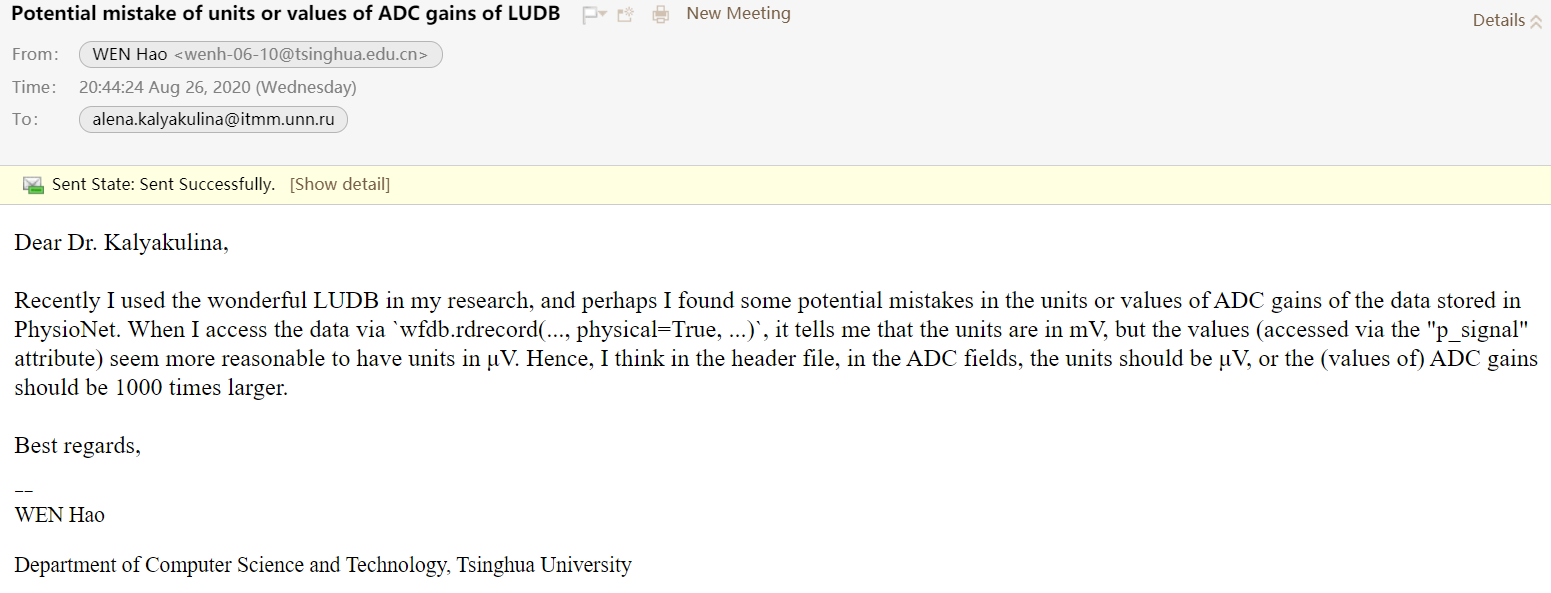
#> input picture images/email_to_ludb.png, 1551 x 593 px; its folder holds only this picture in this run
$ python -i pair_xrai.py   (imports and definitions only)   (older library calls are emulated)
#> lines starting #> are read from the running program, lines starting #| are printed output that depends on the picture
### database_reader/utils/utils_image/io.py
"""
Module: utils_image
File: io.py
Author: wenhao71
Date: 2019/12/3
remarks: utilities for io of images
"""
import os
import numpy as np
from typing import Tuple, Union, Optional, Tuple, NoReturn
from random import shuffle
import cv2

from ..common import ArrayLike


__all__ = [
    "RandomImagePicker",
    "random_image_picker",
    "get_labeled_exif",
    "normalize_image",
    "synthesis_img",
]


class RandomImagePicker(object):
    """
    iterator
    """
    # [39 lines left out: functions __init__, __iter__, __next__, random_image_picker, not called in this run]


#-----------------------------------------------------------------
# EXIF data
import PIL
from PIL.Image import Image
from PIL.ExifTags import TAGS, GPSTAGS


# [85 lines left out: functions get_labeled_exif, get_decimal_from_dms, get_coordinates, exif_color_space, not called in this run]


#TODO: add utilities for writing exif data


# -------------------------------------------------

def normalize_image(img:np.ndarray, value_range:ArrayLike, resize_shape:Optional[Tuple[int,int]]=None, backend:str='skimage', **kwargs) -> np.ndarray:
    """
    Normalize an image by resizing it and rescaling its values

    Parameters:
    -----------
    img: ndarray,
        input image, in RGB
    value_range: array_like,
        range of values of output image, in a form similar to [min_value, max_value]
    resize_shape: tuple, optional,
        output image shape, of the form (w,h)

    Returns:
    --------
    normalized_img: ndarray
        resized and rescaled image
    """
    if backend == 'skimage':
        from skimage.transform import resize
    elif backend == 'cv2':
        from cv2 import resize
    dtype = kwargs.get("dtype", np.float32)
    verbose = kwargs.get("verbose", 0)

    img_max = np.max(img)
    img_min = np.min(img)
    normalized_img = (img - img_min) / (img_max - img_min)
    normalized_img = normalized_img * (value_range[1] - value_range[0]) + value_range[0]
    if resize_shape is not None:
        if backend == 'skimage':
            normalized_img = resize(normalized_img,
                        resize_shape,
                        order=3,
                        mode='constant',
                        preserve_range=True,
                        anti_aliasing=True)
        elif backend == 'cv2':
            normalized_img = resize(normalized_img, resize_shape[::-1])
    normalized_img = normalized_img.astype(dtype)
    return normalized_img


# [140 lines left out: functions synthesis_img, _get_refined_mask, not called in this run]

### database_reader/utils/utils_image/pair_xrai.py
"""
saliency base class and basic gradient tools for different methods
from:
    https://github.com/PAIR-code/saliency/blob/master/saliency/base.py
    https://github.com/PAIR-code/saliency/blob/master/saliency/integrated_gradients.py

NOTE: totally not checked
"""

import tensorflow
# [5 lines not run here, left out]
import numpy as np
from skimage import segmentation
from skimage.morphology import dilation
from skimage.morphology import disk
from skimage.transform import resize
from numbers import Real
from typing import Optional, List

from ..common import ArrayLike
from .io import normalize_image


__all__ = ["XRAI"]


# [75 lines that did not run here, left out]


# [27 lines that did not run here, left out]


# [39 lines that did not run here, left out]


_FELZENSZWALB_SCALE_VALUES = [50, 100, 150, 250, 500, 1200]
_FELZENSZWALB_SIGMA_VALUES = [0.8]
_FELZENSZWALB_IM_RESIZE = (224, 224)
_FELZENSZWALB_IM_VALUE_RANGE = [-1.0, 1.0]
_FELZENSZWALB_MIN_SEGMENT_SIZE = 150


def _get_segments_felzenszwalb(img:np.ndarray,
                               resize_image:bool=True,
                               scale_range:Optional[ArrayLike]=None,
                               dilation_rad:int=5):
    """
    Compute image segments based on Felzenszwalb's algorithm.

    Parameters:
    -----------
    img: ndarray,
        input image.
    resize_image: bool, default True,
        if True, the image is resized to 224,224 for the segmentation purposes.
        The resulting segments are rescaled back to match the original image size. It is done for consistency w.r.t. segmentation parameter range.
    scale_range: array_like, optional,
        range of image values to use for segmentation algorithm.
        Segmentation algorithm is sensitive to the input image values, therefore we need to be consistent with the range for all images.
        If None is passed, the range is scaled to [-1.0, 1.0]
    dilation_rad:
        sets how much each segment is dilated to include edges, larger values cause more blobby segments, smaller values get sharper areas. Defaults to 5.

    Returns:
    --------
    masks: list,
        a list of boolean masks as np.ndarrays if size HxW for img size of HxWxC.

    References:
    -----------
    [1] Efficient graph-based image segmentation, Felzenszwalb, P.F. and Huttenlocher, D.P. International Journal of Computer Vision, 2004
    """

    # TODO (tolgab) Set this to default float range of 0.0 - 1.0 and tune
    # parameters for that
    if scale_range is None:
        scale_range = _FELZENSZWALB_IM_VALUE_RANGE
    # Normalize image value range and size
    original_shape = img.shape[:2]
    # TODO (tolgab) This resize is unnecessary with more intelligent param range
    # selection
    if resize_image:
        normalized_img = normalize_image(img, scale_range, _FELZENSZWALB_IM_RESIZE)
    else:
        normalized_img = normalize_image(img, scale_range)
    segs = []
    for scale in _FELZENSZWALB_SCALE_VALUES:
        for sigma in _FELZENSZWALB_SIGMA_VALUES:
            seg = segmentation.felzenszwalb(normalized_img,
                                            scale=scale,
                                            sigma=sigma,
                                            min_size=_FELZENSZWALB_MIN_SEGMENT_SIZE)
        if resize_image:
            seg = resize(seg,
                        original_shape,
                        order=0,
                        preserve_range=True,
                        mode='constant',
                        anti_aliasing=False).astype(np.int)
        segs.append(seg)
    masks = _unpack_segs_to_masks(segs)
    if dilation_rad:
        selem = disk(dilation_rad)
        masks = [dilation(mask, selem=selem) for mask in masks]
    return masks


# [30 lines left out: functions _attr_aggregation_max, _gain_density, _get_diff_mask, _get_diff_cnt, not called in this run]


def _unpack_segs_to_masks(segs:List[np.ndarray]) -> np.ndarray:
    """
    """
    masks = []
    for seg in segs:
        for l in range(seg.min(), seg.max() + 1):
            masks.append(seg == l)
    return masks


class XRAIParameters(object):
    """
    TODO: consider using a namedtuple instead?
    """
    # [49 lines left out: function __init__, not called in this run]


class XRAIOutput(object):
    """
    TODO: consider using a namedtuple instead?
    """
    # [25 lines left out: function __init__, not called in this run]


# [372 lines that did not run here, left out]

>>> import cv2
>>> picture = cv2.imread('../../../images/email_to_ludb.png', cv2.IMREAD_GRAYSCALE)
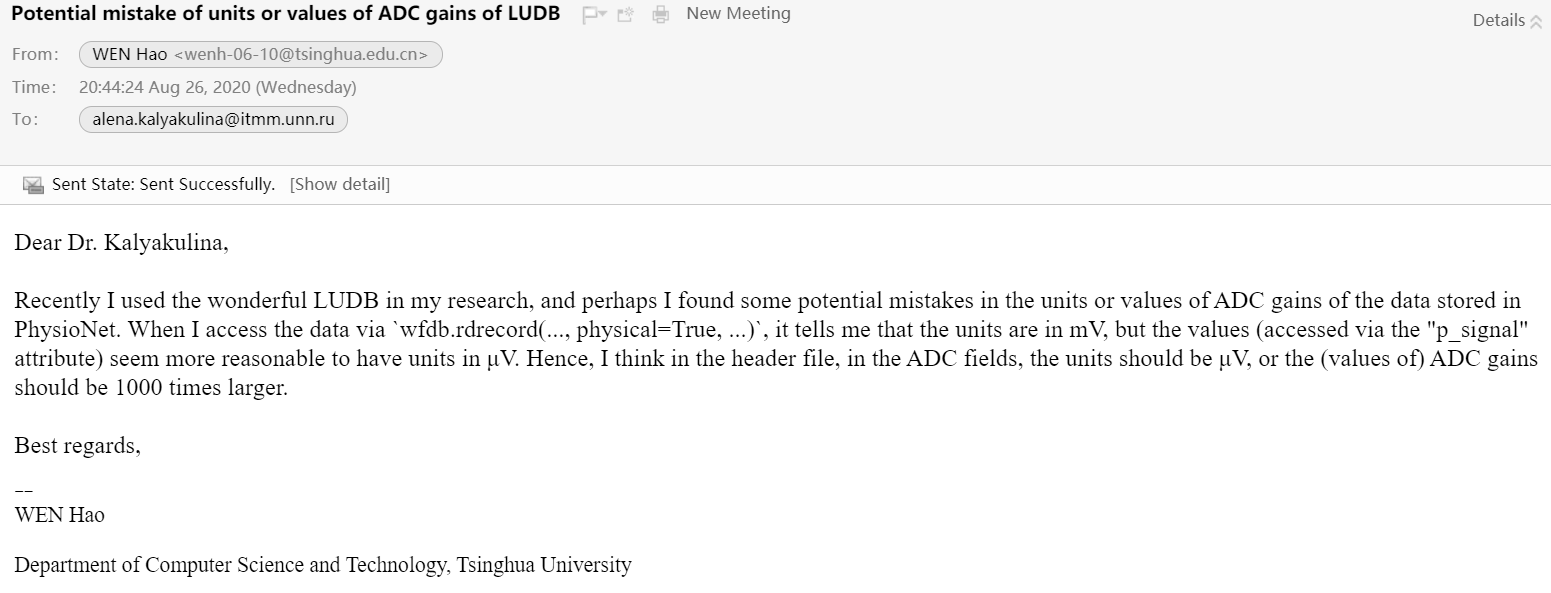
#> picture: shape (593, 1551); min 0, max 255, mean 244.9
>>> result = _get_segments_felzenszwalb(picture)
#> in normalize_image, `img_max = np.max(img)`: img_max = 255
#> in normalize_image, `img_min = np.min(img)`: img_min = 0
#> in normalize_image, `normalized_img = resize(normalized_img, resize_shape, order=3, mode='c..`:
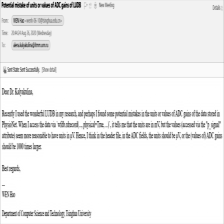
#> normalized_img: shape (224, 224) float64; min -0.424, max 1, mean 0.919; drawn with min black and max white
#> after the loop in _get_segments_felzenszwalb, `for scale in _FELZENSZWALB_SCALE_VALUES:`: segs = 6 items
#> the loop in _unpack_segs_to_masks, `for seg in segs:` made 6 passes
#> after the loop in _unpack_segs_to_masks, `for seg in segs:`: masks = 170 items
#> result = 170 items
